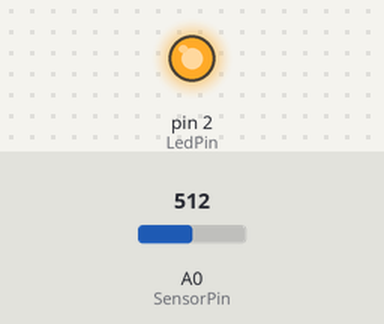
Bench run of a sketch on a simulated Arduino Uno, built with avr-gcc and run on an emulated ATmega328P. Parts: output pins drawn as LEDs (lit = HIGH). The inputs (shaded band) are chosen by the test bench; at power-on: A0 (SensorPin) = 512. What the sketch prints to the serial monitor is not drawn.

Above: at 0.1 s.
Timing chart, 0 to 1.6 s (numbered marks = the images above):
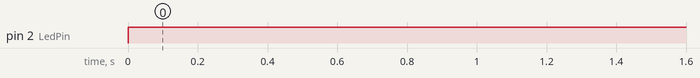

The sketch:

DensitatPols.ino
```cpp
/* Test sensor de microparticules Sharp GP2Y1010AU0F */

int SensorPin = 0; // Arduino A0 pin
int LedPin = 2;    // Arduino D2

void setup()
{
  Serial.begin(9600);
  pinMode(LedPin,OUTPUT);
}

void loop()
{
  digitalWrite(LedPin,LOW); // encén el LED
  delayMicroseconds(280);

  float DadaSensor = analogRead(SensorPin); // llegeix el pin analògic

  delayMicroseconds(40);
  digitalWrite(LedPin,HIGH); // apaga el LED
  delayMicroseconds(9680);

  float Tensio = DadaSensor * (5.0 / 1024.0); // recupera la tensió

  float DensitatPols = 0.17 * Tensio - 0.1;  // relació lineal presa de http://www.howmuchsnow.com/arduino/airquality/

  Serial.print("Valor del senyal (0-1023): ");
  Serial.print(DadaSensor);

  Serial.print(" - Tensio: ");
  Serial.print(Tensio);

  Serial.print(" - Densitat de pols: ");
  Serial.print(DensitatPols); // unitat: mg/m3
  Serial.println(" mg/m3");

  delay(1000);
}
```

Measured:
- by itself, pin 2 (LedPin): LOW → HIGH at 0.00 s
